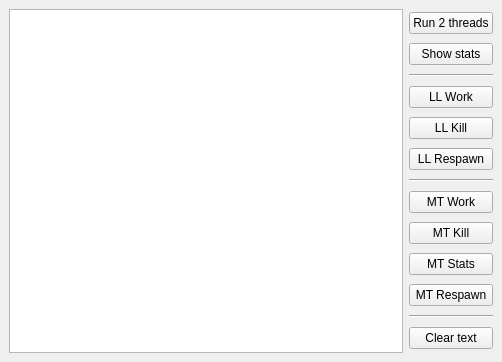
<?xml version="1.0" encoding="UTF-8"?>
<ui version="4.0">
 <class>MainWindow</class>
 <widget class="QMainWindow" name="MainWindow">
  <property name="geometry">
   <rect>
    <x>0</x>
    <y>0</y>
    <width>502</width>
    <height>362</height>
   </rect>
  </property>
  <property name="minimumSize">
   <size>
    <width>400</width>
    <height>0</height>
   </size>
  </property>
  <property name="windowTitle">
   <string>MainWindow</string>
  </property>
  <widget class="QWidget" name="centralwidget">
   <layout class="QHBoxLayout" name="horizontalLayout">
    <item>
     <widget class="QTextEdit" name="textEdit">
      <property name="readOnly">
       <bool>true</bool>
      </property>
     </widget>
    </item>
    <item>
     <layout class="QVBoxLayout" name="verticalLayout">
      <item>
       <widget class="QPushButton" name="pushButtonRunSimple">
        <property name="text">
         <string>Run 2 threads</string>
        </property>
       </widget>
      </item>
      <item>
       <widget class="QPushButton" name="pushButtonShowStatsSimple">
        <property name="text">
         <string>Show stats</string>
        </property>
       </widget>
      </item>
      <item>
       <widget class="Line" name="line_1">
        <property name="orientation">
         <enum>Qt::Horizontal</enum>
        </property>
       </widget>
      </item>
      <item>
       <widget class="QPushButton" name="pushButtonLoopWork">
        <property name="text">
         <string>LL Work</string>
        </property>
       </widget>
      </item>
      <item>
       <widget class="QPushButton" name="pushButtonLoopKill">
        <property name="text">
         <string>LL Kill</string>
        </property>
       </widget>
      </item>
      <item>
       <widget class="QPushButton" name="pushButtonLoopRespawn">
        <property name="text">
         <string>LL Respawn</string>
        </property>
       </widget>
      </item>
      <item>
       <widget class="Line" name="line_2">
        <property name="orientation">
         <enum>Qt::Horizontal</enum>
        </property>
       </widget>
      </item>
      <item>
       <widget class="QPushButton" name="pushButtonMultiThreadWork">
        <property name="text">
         <string>MT Work</string>
        </property>
       </widget>
      </item>
      <item>
       <widget class="QPushButton" name="pushButtonMultiThreadKill">
        <property name="text">
         <string>MT Kill</string>
        </property>
       </widget>
      </item>
      <item>
       <widget class="QPushButton" name="pushButtonMultiThreadStats">
        <property name="text">
         <string>MT Stats</string>
        </property>
       </widget>
      </item>
      <item>
       <widget class="QPushButton" name="pushButtonMultiThreadRespawn">
        <property name="text">
         <string>MT Respawn</string>
        </property>
       </widget>
      </item>
      <item>
       <widget class="Line" name="line_3">
        <property name="orientation">
         <enum>Qt::Horizontal</enum>
        </property>
       </widget>
      </item>
      <item>
       <widget class="QPushButton" name="pushButtonClear">
        <property name="text">
         <string>Clear text</string>
        </property>
       </widget>
      </item>
     </layout>
    </item>
   </layout>
  </widget>
  <widget class="QMenuBar" name="menubar">
   <property name="geometry">
    <rect>
     <x>0</x>
     <y>0</y>
     <width>502</width>
     <height>21</height>
    </rect>
   </property>
  </widget>
 </widget>
 <resources/>
 <connections/>
</ui>
